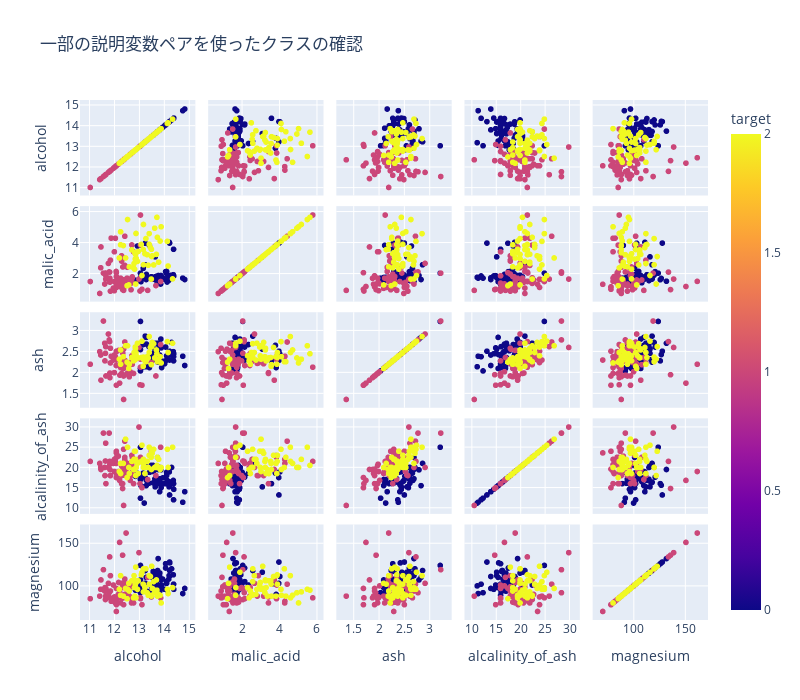

Notebook source saved alongside this figure:
### Markdown cell above
ちなみに、クラスを基準に可視化するとこのようになります。

### Code cell
px.scatter_matrix(wine_df, 
                  dimensions=wine_df.columns[:5], 
                  color=wine_df["target"],
                  height=700,width=800,
                  title="一部の説明変数ペアを使ったクラスの確認"
                 )

### Figure 1 — Plotly figure (JSON) as saved in the notebook; plotly's stock layout.template omitted (floating-point values rounded to 4 significant figures; data arrays with more than 128 entries replaced by an {"elided": "..."} marker saying what was removed)
{"data": [{"dimensions": [{"axis": {"matches": true}, "label": "alcohol", "values": {"elided": "178 float values"}}, {"axis": {"matches": true}, "label": "malic_acid", "values": {"elided": "178 float values"}}, {"axis": {"matches": true}, "label": "ash", "values": {"elided": "178 float values"}}, {"axis": {"matches": true}, "label": "alcalinity_of_ash", "values": {"elided": "178 float values"}}, {"axis": {"matches": true}, "label": "magnesium", "values": {"elided": "178 int values"}}], "hovertemplate": "%{xaxis.title.text}=%{x}<br>%{yaxis.title.text}=%{y}<br>target=%{marker.color}<extra></extra>", "legendgroup": "", "marker": {"color": {"elided": "178 int values"}, "coloraxis": "coloraxis", "symbol": "circle"}, "name": "", "showlegend": false, "type": "splom"}], "layout": {"coloraxis": {"colorbar": {"title": {"text": "target"}}, "colorscale": [[0, "#0d0887"], [0.1111, "#46039f"], [0.2222, "#7201a8"], [0.3333, "#9c179e"], [0.4444, "#bd3786"], [0.5556, "#d8576b"], [0.6667, "#ed7953"], [0.7778, "#fb9f3a"], [0.8889, "#fdca26"], [1, "#f0f921"]]}, "dragmode": "select", "height": 700, "legend": {"tracegroupgap": 0}, "title": {"text": "一部の説明変数ペアを使ったクラスの確認"}, "width": 800}}
